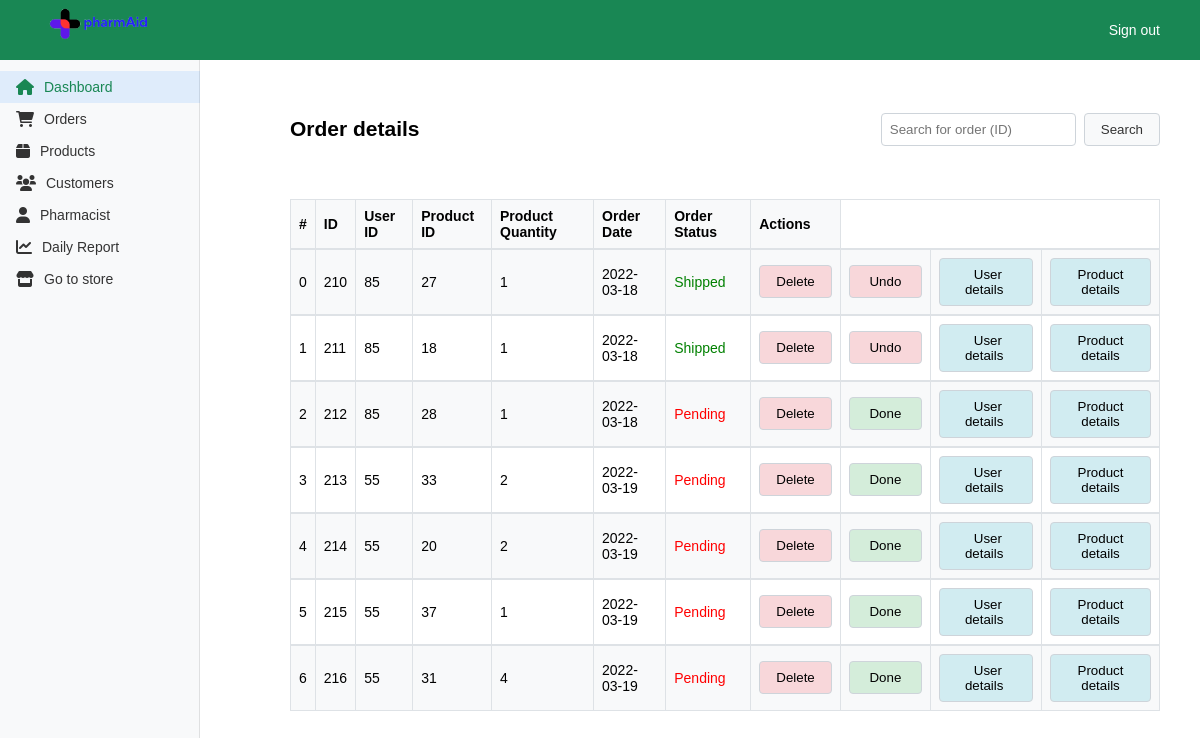
Screenshot of /admin/orders.php (signed in) with the database file from the repository.
### tables this page shows
CREATE TABLE `orders` (
  `order_id` int(11) NOT NULL,
  `item_id` int(11) NOT NULL,
  `user_id` int(11) NOT NULL,
  `order_quantity` int(3) NOT NULL,
  `order_date` date NOT NULL,
  `order_status` tinyint(1) NOT NULL DEFAULT 0
);

### admin/includes/functions.php (called while the page is built, shortened)
<?php
$connection = mysqli_connect("localhost", "root", "", "PharmEasy");
function query($query)
{
    global $connection;
    $data = array();
    $run = mysqli_query($connection, $query);
    if ($run) {
        while ($row = $run->fetch_assoc()) {
            $data[] = $row;
        }
        return $data;
    } else {
        return array();
    }
}
function all_orders()
{
    $query = "SELECT * FROM orders";
    $data = query($query);
    return $data;
}

### admin/orders.php (the view, shortened to what this page needs)
<?php
include "includes/head.php";
?>
<body>
    <?php
    include "includes/header.php";
    ?>
    <?php
    include "includes/sidebar.php";
    ?>
    <main style="margin-left: 250px; padding: 20px;">
        <div style="padding: 20px;">
            <div style="display: flex; justify-content: space-between; align-items: center;">
                <div>
                    <h2>Order details</h2>
                </div>
                <div>
                    <form style="display: flex;" method="GET" action="orders.php">
                        <input style="flex: 1; padding: 8px; margin-right: 8px; border: 1px solid #ced4da; border-radius: 4px;" type="search" name="search_order_id" placeholder="Search for order (ID)" aria-label="Search">
                        <button style="padding: 8px 16px; border: 1px solid #ced4da; border-radius: 4px; background-color: #f8f9fa; color: #333; cursor: pointer;" type="submit" name="search_order" value="search">Search</button>
                    </form>
                </div>
            </div>
        </div>
        <div style="overflow-x: auto; padding: 20px;">
            <table style="width: 100%; border-collapse: collapse;">
                <thead>
                    <tr style="border-bottom: 2px solid #dee2e6;">
                        <th style="padding: 8px; text-align: left;">#</th>
                        <th style="padding: 8px; text-align: left;">ID</th>
                        <th style="padding: 8px; text-align: left;">User ID</th>
                        <th style="padding: 8px; text-align: left;">Product ID</th>
                        <th style="padding: 8px; text-align: left;">Product Quantity</th>
                        <th style="padding: 8px; text-align: left;">Order Date</th>
                        <th style="padding: 8px; text-align: left;">Order Status</th>
                        <th style="padding: 8px; text-align: left;">Actions</th>
                    </tr>
                </thead>
                <tbody>
                    <?php
                    $data = all_orders();
                    $num = sizeof($data);
                    for ($i = 0; $i < $num; $i++) {
                    ?>
                        <tr style="<?php echo ($i % 2 == 0) ? 'background-color: #f8f9fa;' : ''; ?> border-bottom: 1px solid #dee2e6; border-top: 2px solid #dee2e6;">
                            <td style="padding: 8px;"><?php echo $i ?></td>
                            <td style="padding: 8px;"><?php echo $data[$i]['order_id'] ?></td>
                            <td style="padding: 8px;"><?php echo $data[$i]['user_id'] ?></td>
                            <td style="padding: 8px;"><?php echo $data[$i]['item_id'] ?></td>
                            <td style="padding: 8px;"><?php echo $data[$i]['order_quantity'] ?></td>
                            <td style="padding: 8px;"><?php echo $data[$i]['order_date'] ?></td>
                            <?php if ($data[$i]['order_status'] == 1) {
                            ?>
                                <td style="padding: 8px; color: green;">
                                    Shipped
                                </td>
                            <?php
                            } else {
                            ?>
                                <td style="padding: 8px; color: red;">
                                    Pending
                                </td>
                            <?php
                            }
                            ?>
                            <td style="padding: 8px;">
                                <button style="padding: 8px 16px; border: 1px solid #ced4da; border-radius: 4px; background-color: #f8d7da; color: #721c24; cursor: pointer;">
                                    <a style="text-decoration: none; color: black;" href="orders.php?delete=<?php echo $data[$i]['order_id'] ?>">Delete</a>
                                </button>
                            </td>
                            <?php if ($data[$i]['order_status'] == 1) {
                            ?>
                                <td style="padding: 8px;">
                                    <button style="padding: 8px 16px; border: 1px solid #ced4da; border-radius: 4px; background-color: #f8d7da; color: #721c24; cursor: pointer;">
                                        <a style="text-decoration: none; color: black;" href="orders.php?undo=<?php echo $data[$i]['order_id'] ?>">&nbsp;Undo&nbsp;</a>
                                    </button>
                                </td>
                            <?php
                            } else {
                            ?>
                                <td style="padding: 8px;">
                                    <button style="padding: 8px 16px; border: 1px solid #ced4da; border-radius: 4px; background-color: #d4edda; color: #155724; cursor: pointer;">
                                        <a style="text-decoration: none; color: black;" href="orders.php?done=<?php echo $data[$i]['order_id'] ?>">&nbsp;Done&nbsp;</a>
                                    </button>
                                </td>
                            <?php
                            }
                            ?>
                            <td style="padding: 8px;">
                                <button style="padding: 8px 16px; border: 1px solid #ced4da; border-radius: 4px; background-color: #d1ecf1; color: #0c5460; cursor: pointer;">
                                    <a style="text-decoration: none; color: black;" href="customers.php?id=<?php echo $data[$i]['user_id'] ?>"> &nbsp;User details&nbsp; </a>
                                </button>
                            </td>
                            <td style="padding: 8px;">
                                <button style="padding: 8px 16px; border: 1px solid #ced4da; border-radius: 4px; background-color: #d1ecf1; color: #0c5460; cursor: pointer;">
                                    <a style="text-decoration: none; color: black;" href="products.php?id=<?php echo $data[$i]['item_id'] ?>">Product details</a>
                                </button>
                            </td>
                        </tr>
                    <?php
                    }
                    ?>
                </tbody>
            </table>
        </div>
        <br><br>
    </main>
</body>

### admin/dashboard.css (style rules this page uses)
body { font-size: 0.875rem; margin: 0; padding: 0; font-family: Arial, sans-serif; }
main { margin-left: 200px; padding: 1rem; }
table { width: 100%; border-collapse: collapse; }
table, th, td { border: 1px solid #dee2e6; }
th, td { padding: 0.75rem; text-align: left; }
th { background-color: #f8f9fa; }

### admin/includes/head.php (style rules this page uses)
body { overflow-x: hidden; font-family: Arial, sans-serif; margin: 0; padding: 0; position: relative; box-sizing: border-box; }

### rows the page displays
orders: order_id "210", user "85", item "27", order_quantity "1", order_date "2022-03-18", order_status "Shipped"
orders: order_id "211", user "85", item "18", order_quantity "1", order_date "2022-03-18", order_status "Shipped"
orders: order_id "212", user "85", item "28", order_quantity "1", order_date "2022-03-18", order_status "Pending"
orders: order_id "213", user "55", item "33", order_quantity "2", order_date "2022-03-19", order_status "Pending"
orders: order_id "214", user "55", item "20", order_quantity "2", order_date "2022-03-19", order_status "Pending"
orders: order_id "215", user "55", item "37", order_quantity "1", order_date "2022-03-19", order_status "Pending"
orders: order_id "216", user "55", item "31", order_quantity "4", order_date "2022-03-19", order_status "Pending"
